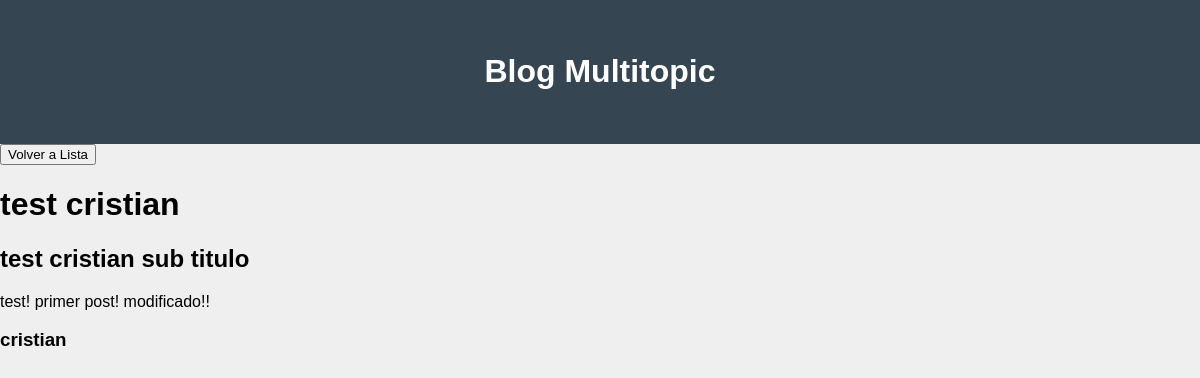
Screenshot of /blog/blog_detail/2/ with the database file from the repository.
### ProyectoApp/models.py (models this page shows, shortened)
class BlogModel(models.Model):
    titulo = models.CharField(max_length=100)
    sub_titulo = models.CharField(max_length=100)
    cuerpo = models.TextField()
    autor = models.ForeignKey(User, on_delete=models.CASCADE)
    fecha_creacion = models.DateField(auto_now_add=True)

### ProyectoApp/views.py (the view)
# urls.py: path("blog_detail/<pk>/", views.BlogDetail.as_view(), name="blogDetail"),
class BlogDetail(DetailView):
    model = BlogModel
    template_name = "blog_detail.html"

### ProyectoApp/templates/blog_detail.html (shortened to what this page needs)
<!DOCTYPE html>
<html >
<head>
</head>
<body>
    <header>
        <h1>Blog Multitopic</h1>
    </header>
<a href="{% url 'blogList' %}"><button type="submit">Volver a Lista</button></a>
<div>
    <h1>{{object.titulo}}</h1>
    <h2>{{object.sub_titulo}}</h2>
    <p> {{object.cuerpo}} </p>
    <h3>{{object.autor}}</h3>
</div>

### ProyectoApp/templates/blog_detail.html (style rules this page uses)
html { font-family:'Montserrat', sans-serif; }
body { margin: 0; background-color: #efefef; }
header { background-color: #364552; color: white; padding: 2rem 3rem; }
header { font-size: 2 rem ; text-align: center; }

### rows the page displays
BlogModel: titulo "test cristian", sub_titulo "test cristian sub titulo", cuerpo "test! primer post! modificado!!", autor "cristian"
